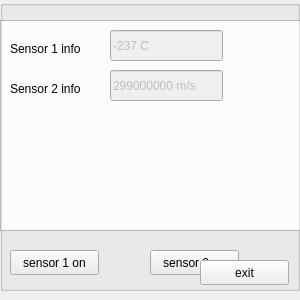
<?xml version="1.0" encoding="UTF-8"?>
<ui version="4.0">
 <class>MainWindow</class>
 <widget class="QMainWindow" name="MainWindow">
  <property name="geometry">
   <rect>
    <x>0</x>
    <y>0</y>
    <width>300</width>
    <height>300</height>
   </rect>
  </property>
  <property name="minimumSize">
   <size>
    <width>300</width>
    <height>300</height>
   </size>
  </property>
  <property name="maximumSize">
   <size>
    <width>310</width>
    <height>300</height>
   </size>
  </property>
  <property name="windowTitle">
   <string>MainWindow</string>
  </property>
  <widget class="QWidget" name="centralWidget">
   <widget class="QGroupBox" name="groupBoxMain">
    <property name="geometry">
     <rect>
      <x>0</x>
      <y>0</y>
      <width>300</width>
      <height>291</height>
     </rect>
    </property>
    <property name="title">
     <string/>
    </property>
    <widget class="QPlainTextEdit" name="plainTextEdit">
     <property name="geometry">
      <rect>
       <x>0</x>
       <y>20</y>
       <width>301</width>
       <height>211</height>
      </rect>
     </property>
    </widget>
    <widget class="QPushButton" name="btnSensor1">
     <property name="geometry">
      <rect>
       <x>10</x>
       <y>250</y>
       <width>89</width>
       <height>25</height>
      </rect>
     </property>
     <property name="text">
      <string>sensor 1 on</string>
     </property>
    </widget>
    <widget class="QPushButton" name="pushButton_2">
     <property name="geometry">
      <rect>
       <x>150</x>
       <y>250</y>
       <width>89</width>
       <height>25</height>
      </rect>
     </property>
     <property name="text">
      <string>sensor 2 on</string>
     </property>
    </widget>
   </widget>
   <widget class="QGroupBox" name="groupBoxAdmin">
    <property name="geometry">
     <rect>
      <x>0</x>
      <y>0</y>
      <width>300</width>
      <height>291</height>
     </rect>
    </property>
    <property name="title">
     <string/>
    </property>
    <widget class="QLabel" name="label">
     <property name="geometry">
      <rect>
       <x>10</x>
       <y>40</y>
       <width>91</width>
       <height>17</height>
      </rect>
     </property>
     <property name="text">
      <string>Sensor 1 info</string>
     </property>
    </widget>
    <widget class="QLineEdit" name="lineEdit">
     <property name="enabled">
      <bool>false</bool>
     </property>
     <property name="geometry">
      <rect>
       <x>110</x>
       <y>30</y>
       <width>113</width>
       <height>31</height>
      </rect>
     </property>
     <property name="text">
      <string>-237 C</string>
     </property>
    </widget>
    <widget class="QLabel" name="label_2">
     <property name="geometry">
      <rect>
       <x>10</x>
       <y>80</y>
       <width>91</width>
       <height>17</height>
      </rect>
     </property>
     <property name="text">
      <string>Sensor 2 info</string>
     </property>
    </widget>
    <widget class="QLineEdit" name="lineEdit_2">
     <property name="enabled">
      <bool>false</bool>
     </property>
     <property name="geometry">
      <rect>
       <x>110</x>
       <y>70</y>
       <width>113</width>
       <height>31</height>
      </rect>
     </property>
     <property name="text">
      <string>299000000 m/s</string>
     </property>
    </widget>
    <widget class="QPushButton" name="pushButton_3">
     <property name="geometry">
      <rect>
       <x>200</x>
       <y>260</y>
       <width>89</width>
       <height>25</height>
      </rect>
     </property>
     <property name="text">
      <string>exit</string>
     </property>
    </widget>
   </widget>
  </widget>
 </widget>
 <layoutdefault spacing="6" margin="11"/>
 <resources/>
 <connections/>
</ui>
